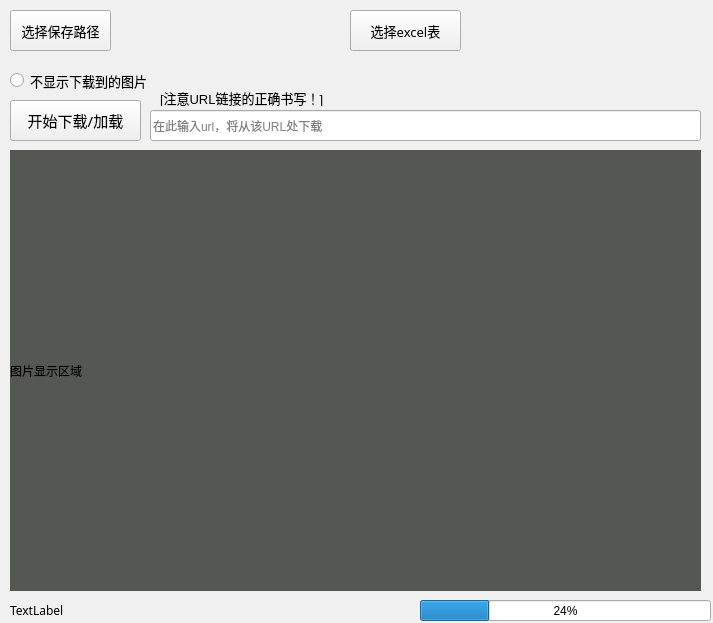
<?xml version="1.0" encoding="UTF-8"?>
<ui version="4.0">
 <class>MainWindow</class>
 <widget class="QMainWindow" name="MainWindow">
  <property name="geometry">
   <rect>
    <x>0</x>
    <y>0</y>
    <width>713</width>
    <height>623</height>
   </rect>
  </property>
  <property name="palette">
   <palette>
    <active>
     <colorrole role="WindowText">
      <brush brushstyle="SolidPattern">
       <color alpha="255">
        <red>0</red>
        <green>0</green>
        <blue>0</blue>
       </color>
      </brush>
     </colorrole>
     <colorrole role="Button">
      <brush brushstyle="SolidPattern">
       <color alpha="255">
        <red>240</red>
        <green>240</green>
        <blue>240</blue>
       </color>
      </brush>
     </colorrole>
     <colorrole role="Light">
      <brush brushstyle="SolidPattern">
       <color alpha="255">
        <red>255</red>
        <green>255</green>
        <blue>255</blue>
       </color>
      </brush>
     </colorrole>
     <colorrole role="Midlight">
      <brush brushstyle="SolidPattern">
       <color alpha="255">
        <red>247</red>
        <green>247</green>
        <blue>247</blue>
       </color>
      </brush>
     </colorrole>
     <colorrole role="Dark">
      <brush brushstyle="SolidPattern">
       <color alpha="255">
        <red>120</red>
        <green>120</green>
        <blue>120</blue>
       </color>
      </brush>
     </colorrole>
     <colorrole role="Mid">
      <brush brushstyle="SolidPattern">
       <color alpha="255">
        <red>160</red>
        <green>160</green>
        <blue>160</blue>
       </color>
      </brush>
     </colorrole>
     <colorrole role="Text">
      <brush brushstyle="SolidPattern">
       <color alpha="255">
        <red>0</red>
        <green>0</green>
        <blue>0</blue>
       </color>
      </brush>
     </colorrole>
     <colorrole role="BrightText">
      <brush brushstyle="SolidPattern">
       <color alpha="255">
        <red>255</red>
        <green>255</green>
        <blue>255</blue>
       </color>
      </brush>
     </colorrole>
     <colorrole role="ButtonText">
      <brush brushstyle="SolidPattern">
       <color alpha="255">
        <red>0</red>
        <green>0</green>
        <blue>0</blue>
       </color>
      </brush>
     </colorrole>
     <colorrole role="Base">
      <brush brushstyle="SolidPattern">
       <color alpha="255">
        <red>255</red>
        <green>255</green>
        <blue>255</blue>
       </color>
      </brush>
     </colorrole>
     <colorrole role="Window">
      <brush brushstyle="SolidPattern">
       <color alpha="255">
        <red>240</red>
        <green>240</green>
        <blue>240</blue>
       </color>
      </brush>
     </colorrole>
     <colorrole role="Shadow">
      <brush brushstyle="SolidPattern">
       <color alpha="255">
        <red>0</red>
        <green>0</green>
        <blue>0</blue>
       </color>
      </brush>
     </colorrole>
     <colorrole role="AlternateBase">
      <brush brushstyle="SolidPattern">
       <color alpha="255">
        <red>247</red>
        <green>247</green>
        <blue>247</blue>
       </color>
      </brush>
     </colorrole>
     <colorrole role="ToolTipBase">
      <brush brushstyle="SolidPattern">
       <color alpha="255">
        <red>255</red>
        <green>255</green>
        <blue>220</blue>
       </color>
      </brush>
     </colorrole>
     <colorrole role="ToolTipText">
      <brush brushstyle="SolidPattern">
       <color alpha="255">
        <red>0</red>
        <green>0</green>
        <blue>0</blue>
       </color>
      </brush>
     </colorrole>
     <colorrole role="PlaceholderText">
      <brush brushstyle="SolidPattern">
       <color alpha="128">
        <red>0</red>
        <green>0</green>
        <blue>0</blue>
       </color>
      </brush>
     </colorrole>
    </active>
    <inactive>
     <colorrole role="WindowText">
      <brush brushstyle="SolidPattern">
       <color alpha="255">
        <red>0</red>
        <green>0</green>
        <blue>0</blue>
       </color>
      </brush>
     </colorrole>
     <colorrole role="Button">
      <brush brushstyle="SolidPattern">
       <color alpha="255">
        <red>240</red>
        <green>240</green>
        <blue>240</blue>
       </color>
      </brush>
     </colorrole>
     <colorrole role="Light">
      <brush brushstyle="SolidPattern">
       <color alpha="255">
        <red>255</red>
        <green>255</green>
        <blue>255</blue>
       </color>
      </brush>
     </colorrole>
     <colorrole role="Midlight">
      <brush brushstyle="SolidPattern">
       <color alpha="255">
        <red>247</red>
        <green>247</green>
        <blue>247</blue>
       </color>
      </brush>
     </colorrole>
     <colorrole role="Dark">
      <brush brushstyle="SolidPattern">
       <color alpha="255">
        <red>120</red>
        <green>120</green>
        <blue>120</blue>
       </color>
      </brush>
     </colorrole>
     <colorrole role="Mid">
      <brush brushstyle="SolidPattern">
       <color alpha="255">
        <red>160</red>
        <green>160</green>
        <blue>160</blue>
       </color>
      </brush>
     </colorrole>
     <colorrole role="Text">
      <brush brushstyle="SolidPattern">
       <color alpha="255">
        <red>0</red>
        <green>0</green>
        <blue>0</blue>
       </color>
      </brush>
     </colorrole>
     <colorrole role="BrightText">
      <brush brushstyle="SolidPattern">
       <color alpha="255">
        <red>255</red>
        <green>255</green>
        <blue>255</blue>
       </color>
      </brush>
     </colorrole>
     <colorrole role="ButtonText">
      <brush brushstyle="SolidPattern">
       <color alpha="255">
        <red>0</red>
        <green>0</green>
        <blue>0</blue>
       </color>
      </brush>
     </colorrole>
     <colorrole role="Base">
      <brush brushstyle="SolidPattern">
       <color alpha="255">
        <red>255</red>
        <green>255</green>
        <blue>255</blue>
       </color>
      </brush>
     </colorrole>
     <colorrole role="Window">
      <brush brushstyle="SolidPattern">
       <color alpha="255">
        <red>240</red>
        <green>240</green>
        <blue>240</blue>
       </color>
      </brush>
     </colorrole>
     <colorrole role="Shadow">
      <brush brushstyle="SolidPattern">
       <color alpha="255">
        <red>0</red>
        <green>0</green>
        <blue>0</blue>
       </color>
      </brush>
     </colorrole>
     <colorrole role="AlternateBase">
      <brush brushstyle="SolidPattern">
       <color alpha="255">
        <red>247</red>
        <green>247</green>
        <blue>247</blue>
       </color>
      </brush>
     </colorrole>
     <colorrole role="ToolTipBase">
      <brush brushstyle="SolidPattern">
       <color alpha="255">
        <red>255</red>
        <green>255</green>
        <blue>220</blue>
       </color>
      </brush>
     </colorrole>
     <colorrole role="ToolTipText">
      <brush brushstyle="SolidPattern">
       <color alpha="255">
        <red>0</red>
        <green>0</green>
        <blue>0</blue>
       </color>
      </brush>
     </colorrole>
     <colorrole role="PlaceholderText">
      <brush brushstyle="SolidPattern">
       <color alpha="128">
        <red>0</red>
        <green>0</green>
        <blue>0</blue>
       </color>
      </brush>
     </colorrole>
    </inactive>
    <disabled>
     <colorrole role="WindowText">
      <brush brushstyle="SolidPattern">
       <color alpha="255">
        <red>120</red>
        <green>120</green>
        <blue>120</blue>
       </color>
      </brush>
     </colorrole>
     <colorrole role="Button">
      <brush brushstyle="SolidPattern">
       <color alpha="255">
        <red>240</red>
        <green>240</green>
        <blue>240</blue>
       </color>
      </brush>
     </colorrole>
     <colorrole role="Light">
      <brush brushstyle="SolidPattern">
       <color alpha="255">
        <red>255</red>
        <green>255</green>
        <blue>255</blue>
       </color>
      </brush>
     </colorrole>
     <colorrole role="Midlight">
      <brush brushstyle="SolidPattern">
       <color alpha="255">
        <red>247</red>
        <green>247</green>
        <blue>247</blue>
       </color>
      </brush>
     </colorrole>
     <colorrole role="Dark">
      <brush brushstyle="SolidPattern">
       <color alpha="255">
        <red>120</red>
        <green>120</green>
        <blue>120</blue>
       </color>
      </brush>
     </colorrole>
     <colorrole role="Mid">
      <brush brushstyle="SolidPattern">
       <color alpha="255">
        <red>160</red>
        <green>160</green>
        <blue>160</blue>
       </color>
      </brush>
     </colorrole>
     <colorrole role="Text">
      <brush brushstyle="SolidPattern">
       <color alpha="255">
        <red>120</red>
        <green>120</green>
        <blue>120</blue>
       </color>
      </brush>
     </colorrole>
     <colorrole role="BrightText">
      <brush brushstyle="SolidPattern">
       <color alpha="255">
        <red>255</red>
        <green>255</green>
        <blue>255</blue>
       </color>
      </brush>
     </colorrole>
     <colorrole role="ButtonText">
      <brush brushstyle="SolidPattern">
       <color alpha="255">
        <red>120</red>
        <green>120</green>
        <blue>120</blue>
       </color>
      </brush>
     </colorrole>
     <colorrole role="Base">
      <brush brushstyle="SolidPattern">
       <color alpha="255">
        <red>240</red>
        <green>240</green>
        <blue>240</blue>
       </color>
      </brush>
     </colorrole>
     <colorrole role="Window">
      <brush brushstyle="SolidPattern">
       <color alpha="255">
        <red>240</red>
        <green>240</green>
        <blue>240</blue>
       </color>
      </brush>
     </colorrole>
     <colorrole role="Shadow">
      <brush brushstyle="SolidPattern">
       <color alpha="255">
        <red>0</red>
        <green>0</green>
        <blue>0</blue>
       </color>
      </brush>
     </colorrole>
     <colorrole role="AlternateBase">
      <brush brushstyle="SolidPattern">
       <color alpha="255">
        <red>240</red>
        <green>240</green>
        <blue>240</blue>
       </color>
      </brush>
     </colorrole>
     <colorrole role="ToolTipBase">
      <brush brushstyle="SolidPattern">
       <color alpha="255">
        <red>255</red>
        <green>255</green>
        <blue>220</blue>
       </color>
      </brush>
     </colorrole>
     <colorrole role="ToolTipText">
      <brush brushstyle="SolidPattern">
       <color alpha="255">
        <red>0</red>
        <green>0</green>
        <blue>0</blue>
       </color>
      </brush>
     </colorrole>
     <colorrole role="PlaceholderText">
      <brush brushstyle="SolidPattern">
       <color alpha="128">
        <red>0</red>
        <green>0</green>
        <blue>0</blue>
       </color>
      </brush>
     </colorrole>
    </disabled>
   </palette>
  </property>
  <property name="windowTitle">
   <string>MainWindow</string>
  </property>
  <widget class="QWidget" name="centralwidget">
   <widget class="QLineEdit" name="lineEdit">
    <property name="geometry">
     <rect>
      <x>150</x>
      <y>110</y>
      <width>551</width>
      <height>31</height>
     </rect>
    </property>
    <property name="placeholderText">
     <string>在此输入url，将从该URL处下载</string>
    </property>
   </widget>
   <widget class="QLabel" name="label_2">
    <property name="geometry">
     <rect>
      <x>10</x>
      <y>150</y>
      <width>691</width>
      <height>441</height>
     </rect>
    </property>
    <property name="styleSheet">
     <string notr="true">background-color: rgb(85, 87, 83);</string>
    </property>
    <property name="text">
     <string>图片显示区域</string>
    </property>
   </widget>
   <widget class="QPushButton" name="pushButton">
    <property name="geometry">
     <rect>
      <x>10</x>
      <y>100</y>
      <width>131</width>
      <height>41</height>
     </rect>
    </property>
    <property name="font">
     <font>
      <family>微软雅黑</family>
      <pointsize>11</pointsize>
     </font>
    </property>
    <property name="text">
     <string>开始下载/加载</string>
    </property>
   </widget>
   <widget class="QLabel" name="label_save_path">
    <property name="geometry">
     <rect>
      <x>120</x>
      <y>10</y>
      <width>221</width>
      <height>41</height>
     </rect>
    </property>
    <property name="text">
     <string/>
    </property>
   </widget>
   <widget class="QPushButton" name="pushButton_3">
    <property name="geometry">
     <rect>
      <x>10</x>
      <y>10</y>
      <width>101</width>
      <height>41</height>
     </rect>
    </property>
    <property name="font">
     <font>
      <family>微软雅黑</family>
      <pointsize>10</pointsize>
     </font>
    </property>
    <property name="text">
     <string>选择保存路径</string>
    </property>
   </widget>
   <widget class="QLabel" name="label_stat">
    <property name="geometry">
     <rect>
      <x>10</x>
      <y>600</y>
      <width>391</width>
      <height>21</height>
     </rect>
    </property>
    <property name="font">
     <font>
      <family>微软雅黑</family>
     </font>
    </property>
    <property name="text">
     <string>TextLabel</string>
    </property>
   </widget>
   <widget class="QPushButton" name="pushButton_2">
    <property name="geometry">
     <rect>
      <x>350</x>
      <y>10</y>
      <width>111</width>
      <height>41</height>
     </rect>
    </property>
    <property name="font">
     <font>
      <family>微软雅黑</family>
      <pointsize>10</pointsize>
     </font>
    </property>
    <property name="text">
     <string>选择excel表</string>
    </property>
   </widget>
   <widget class="QLabel" name="label_execl_tabel">
    <property name="geometry">
     <rect>
      <x>470</x>
      <y>10</y>
      <width>231</width>
      <height>41</height>
     </rect>
    </property>
    <property name="text">
     <string/>
    </property>
   </widget>
   <widget class="QProgressBar" name="progressBar">
    <property name="geometry">
     <rect>
      <x>420</x>
      <y>600</y>
      <width>291</width>
      <height>21</height>
     </rect>
    </property>
    <property name="value">
     <number>24</number>
    </property>
   </widget>
   <widget class="QRadioButton" name="radioButton">
    <property name="geometry">
     <rect>
      <x>10</x>
      <y>70</y>
      <width>151</width>
      <height>21</height>
     </rect>
    </property>
    <property name="font">
     <font>
      <family>Arial</family>
      <pointsize>10</pointsize>
     </font>
    </property>
    <property name="text">
     <string>不显示下载到的图片</string>
    </property>
   </widget>
   <widget class="QLabel" name="label">
    <property name="geometry">
     <rect>
      <x>160</x>
      <y>90</y>
      <width>521</width>
      <height>16</height>
     </rect>
    </property>
    <property name="font">
     <font>
      <family>Arial</family>
      <pointsize>10</pointsize>
     </font>
    </property>
    <property name="text">
     <string>[注意URL链接的正确书写！]</string>
    </property>
   </widget>
  </widget>
 </widget>
 <resources/>
 <connections/>
</ui>
